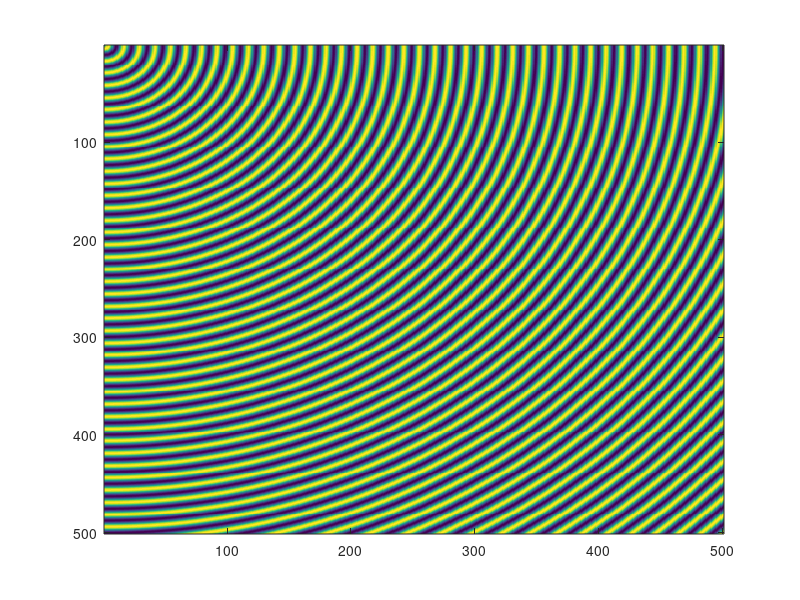
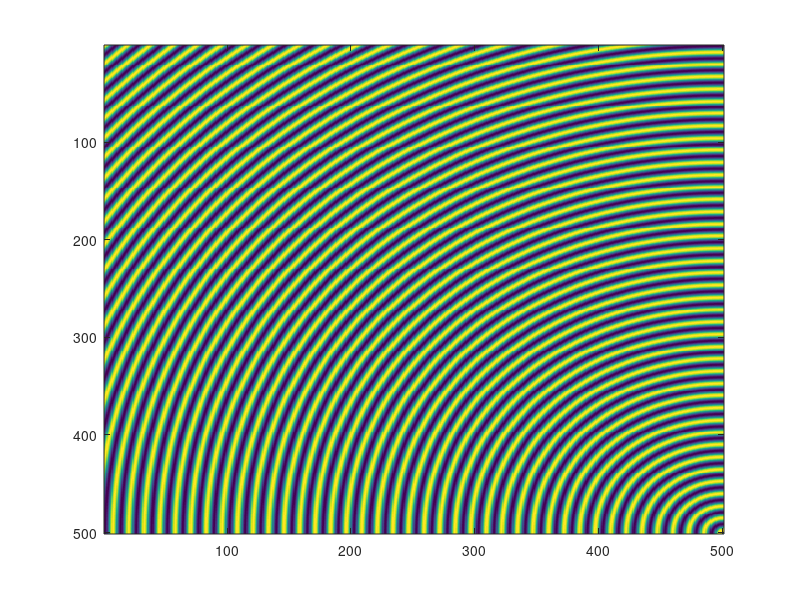
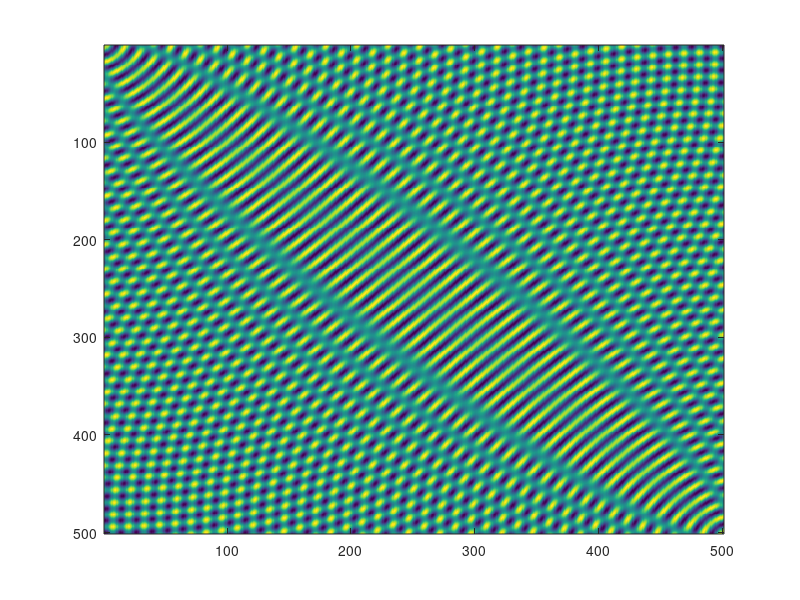
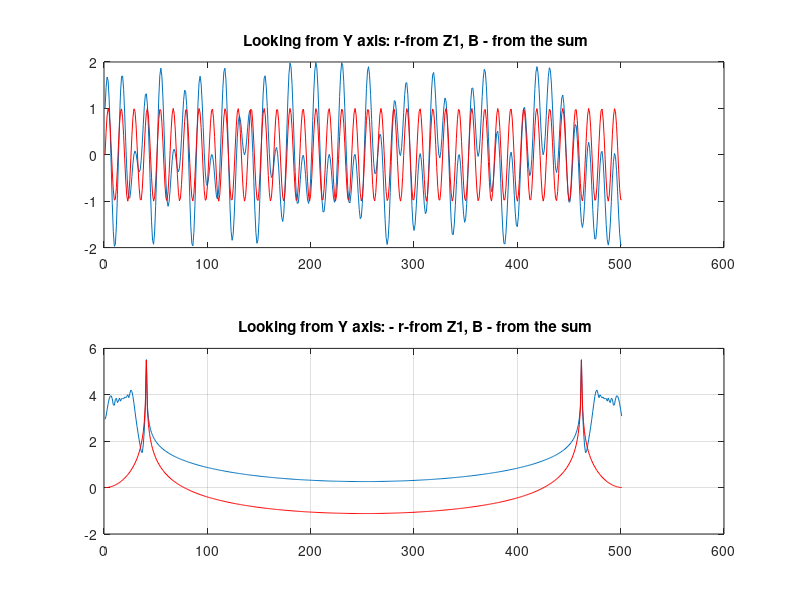

These figures' MATLAB source, in order:
%x=-15:0.5:15;
%y=-15:0.5:15;

x= 0:0.1:50;
y=-0:0.1:50;
[X,Y] = meshgrid(x,y); % greate rectangullar mesh
R1=sqrt(X.^2+Y.^2); %radius

if 1

x= -50:0.1:0;
y= -50:0.1:0;
[X,Y] = meshgrid(x,y); % greate rectangullar mesh
R2=sqrt(X.^2+Y.^2); %radius


k=5; % wave vector
phi=0; % phase
Z1=sin(k*R1+phi);
Z2=sin(k*R2+phi);

%surf(X,Y,Z);
%axis equal;

figure(1)
imagesc(Z1)

figure(2)
imagesc(Z2)

end % if 0

ZZ = Z1+Z2;
figure(3)
clf
imagesc(ZZ);
% --- look at Y axis:
if 1
LL = size(Z1,1)

LL = size(ZZ,1)
i=1:LL;
lookUp = floor(i);

for i=1:LL
    y_signal_Z1(i) = Z1(1,lookUp(i));
    y_signal_ZZ(i) = ZZ(1,lookUp(i));
end

%y_axis = [1:100;ones(1,100)];
%y_signal_R1 = Z1(y_axis);

figure(5)
clf
subplot(211)
plot(y_signal_ZZ)
hold on
plot(y_signal_Z1, 'r')
title ( ' Looking from Y axis: r-from Z1, B - from the sum')
end
%checking the FFT:

SpZ1=log (abs(fft(y_signal_Z1)));
SpZZ=log (abs(fft(y_signal_ZZ)));

figure(5)
subplot(212)
%clf
plot(SpZZ)
hold on
plot(SpZ1,'r')
grid
title ( ' Looking from Y axis: - r-from Z1, B - from the sum')


% --- look at the Diagonal ---:

if 1

LL = size(ZZ,1)

y_signal_Z1 = diag(Z1);
y_signal_ZZ = diag(ZZ);

figure(6)
clf
subplot(211)
plot(y_signal_ZZ)
hold on
plot(y_signal_Z1, 'r')
title ( 'Looing at the diagonal: r-from Z1, B - from the sum')
%checking the FFT:

SpZ1=log (abs(fft(y_signal_Z1)));
SpZZ=log (abs(fft(y_signal_ZZ)));

figure(6)
subplot(212)
%clf
plot(SpZZ)
hold on
plot(SpZ1,'r')
grid
title ( 'Looing at the diagonal - r-from Z1, B - from the sum')


end % if 0

% --- look at tilted line 1/2 ---:

LL = size(ZZ,1)
i=1:LL;
lookUp = floor(i/2+1);

for i=1:LL
    y_signal_Z1(i) = Z1(1,lookUp(i));
    y_signal_ZZ(i) = ZZ(1,lookUp(i));
end


figure(7)
clf
subplot(211)
plot(y_signal_ZZ)
hold on
plot(y_signal_Z1, 'r')
title ( 'Looking at 1/2 tangent - r-from Z1, B - from the sum')

%checking the FFT:

SpZ1=log (abs(fft(y_signal_Z1)));
SpZZ=log (abs(fft(y_signal_ZZ)));

figure(7)
subplot(212)
%clf
plot(SpZZ)
hold on
plot(SpZ1,'r')
grid
title ( 'Looking at 1/2 tangent - r-from Z1, B - from the sum')


% -% --- look at tilted line 1/3 ---:

LL = size(ZZ,1)
i=1:LL;
lookUp = floor(i/3+1);

for i=1:LL
    y_signal_Z1(i) = Z1(1,lookUp(i));
    y_signal_ZZ(i) = ZZ(1,lookUp(i));
end


figure(8)
clf
subplot(211)
plot(y_signal_ZZ)
hold on
plot(y_signal_Z1, 'r')
title ( 'Looking at 1/3 tangent - r-from Z1, B - from the sum')

%checking the FFT:

SpZ1=log (abs(fft(y_signal_Z1)));
SpZZ=log (abs(fft(y_signal_ZZ)));

figure(8)
subplot(212)
%clf
plot(SpZZ)
hold on
plot(SpZ1,'r')
grid
title ( 'Looking at 1/3 tangent - r-from Z1, B - from the sum')


